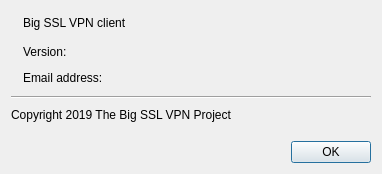
<?xml version="1.0" encoding="UTF-8"?>
<ui version="4.0">
 <class>AppInfo</class>
 <widget class="QDialog" name="AppInfo">
  <property name="windowModality">
   <enum>Qt::ApplicationModal</enum>
  </property>
  <property name="geometry">
   <rect>
    <x>0</x>
    <y>0</y>
    <width>422</width>
    <height>221</height>
   </rect>
  </property>
  <property name="windowTitle">
   <string>About</string>
  </property>
  <property name="windowIcon">
   <iconset>
    <normaloff>:/images/logo.png</normaloff>:/images/logo.png</iconset>
  </property>
  <property name="modal">
   <bool>true</bool>
  </property>
  <layout class="QVBoxLayout" name="verticalLayout_2">
   <property name="sizeConstraint">
    <enum>QLayout::SetFixedSize</enum>
   </property>
   <item>
    <spacer name="verticalSpacer_3">
     <property name="orientation">
      <enum>Qt::Vertical</enum>
     </property>
     <property name="sizeType">
      <enum>QSizePolicy::Fixed</enum>
     </property>
     <property name="sizeHint" stdset="0">
      <size>
       <width>20</width>
       <height>0</height>
      </size>
     </property>
    </spacer>
   </item>
   <item>
    <layout class="QHBoxLayout" name="horizontalLayout">
     <property name="spacing">
      <number>0</number>
     </property>
     <item>
      <widget class="QLabel" name="label_4">
       <property name="text">
        <string/>
       </property>
       <property name="pixmap">
        <pixmap resource="vpn_client.qrc">:/images/vpn_logo.png</pixmap>
       </property>
      </widget>
     </item>
     <item>
      <spacer name="horizontalSpacer">
       <property name="orientation">
        <enum>Qt::Horizontal</enum>
       </property>
       <property name="sizeType">
        <enum>QSizePolicy::Fixed</enum>
       </property>
       <property name="sizeHint" stdset="0">
        <size>
         <width>5</width>
         <height>20</height>
        </size>
       </property>
      </spacer>
     </item>
     <item>
      <layout class="QVBoxLayout" name="verticalLayout">
       <property name="spacing">
        <number>9</number>
       </property>
       <item>
        <spacer name="verticalSpacer_5">
         <property name="orientation">
          <enum>Qt::Vertical</enum>
         </property>
         <property name="sizeHint" stdset="0">
          <size>
           <width>20</width>
           <height>2</height>
          </size>
         </property>
        </spacer>
       </item>
       <item>
        <widget class="QLabel" name="lblName">
         <property name="sizePolicy">
          <sizepolicy hsizetype="Expanding" vsizetype="Preferred">
           <horstretch>0</horstretch>
           <verstretch>0</verstretch>
          </sizepolicy>
         </property>
         <property name="minimumSize">
          <size>
           <width>0</width>
           <height>20</height>
          </size>
         </property>
         <property name="text">
          <string>Big SSL VPN client</string>
         </property>
         <property name="wordWrap">
          <bool>true</bool>
         </property>
        </widget>
       </item>
       <item>
        <layout class="QGridLayout" name="gridLayout">
         <property name="topMargin">
          <number>0</number>
         </property>
         <property name="horizontalSpacing">
          <number>3</number>
         </property>
         <property name="verticalSpacing">
          <number>6</number>
         </property>
         <item row="0" column="0">
          <widget class="QLabel" name="label_1">
           <property name="text">
            <string>Version:</string>
           </property>
          </widget>
         </item>
         <item row="1" column="0">
          <widget class="QLabel" name="label_2">
           <property name="text">
            <string>Email address:</string>
           </property>
          </widget>
         </item>
         <item row="1" column="1">
          <spacer name="horizontalSpacer_4">
           <property name="orientation">
            <enum>Qt::Horizontal</enum>
           </property>
           <property name="sizeType">
            <enum>QSizePolicy::Fixed</enum>
           </property>
           <property name="sizeHint" stdset="0">
            <size>
             <width>5</width>
             <height>20</height>
            </size>
           </property>
          </spacer>
         </item>
         <item row="0" column="2">
          <widget class="QLabel" name="lblVersion">
           <property name="sizePolicy">
            <sizepolicy hsizetype="Expanding" vsizetype="Preferred">
             <horstretch>0</horstretch>
             <verstretch>0</verstretch>
            </sizepolicy>
           </property>
           <property name="minimumSize">
            <size>
             <width>0</width>
             <height>20</height>
            </size>
           </property>
           <property name="cursor">
            <cursorShape>ArrowCursor</cursorShape>
           </property>
           <property name="styleSheet">
            <string notr="true"/>
           </property>
           <property name="text">
            <string/>
           </property>
           <property name="wordWrap">
            <bool>true</bool>
           </property>
          </widget>
         </item>
         <item row="1" column="2">
          <widget class="QLabel" name="lblEmail">
           <property name="sizePolicy">
            <sizepolicy hsizetype="Expanding" vsizetype="Preferred">
             <horstretch>0</horstretch>
             <verstretch>0</verstretch>
            </sizepolicy>
           </property>
           <property name="minimumSize">
            <size>
             <width>0</width>
             <height>20</height>
            </size>
           </property>
           <property name="font">
            <font>
             <underline>false</underline>
            </font>
           </property>
           <property name="cursor">
            <cursorShape>ArrowCursor</cursorShape>
           </property>
           <property name="text">
            <string/>
           </property>
           <property name="wordWrap">
            <bool>true</bool>
           </property>
           <property name="openExternalLinks">
            <bool>true</bool>
           </property>
          </widget>
         </item>
         <item row="0" column="1">
          <spacer name="horizontalSpacer_3">
           <property name="orientation">
            <enum>Qt::Horizontal</enum>
           </property>
           <property name="sizeType">
            <enum>QSizePolicy::Fixed</enum>
           </property>
           <property name="sizeHint" stdset="0">
            <size>
             <width>5</width>
             <height>20</height>
            </size>
           </property>
          </spacer>
         </item>
        </layout>
       </item>
       <item>
        <spacer name="verticalSpacer_4">
         <property name="orientation">
          <enum>Qt::Vertical</enum>
         </property>
         <property name="sizeHint" stdset="0">
          <size>
           <width>20</width>
           <height>2</height>
          </size>
         </property>
        </spacer>
       </item>
      </layout>
     </item>
    </layout>
   </item>
   <item>
    <widget class="Line" name="line">
     <property name="orientation">
      <enum>Qt::Horizontal</enum>
     </property>
    </widget>
   </item>
   <item>
    <widget class="QLabel" name="lblCorp">
     <property name="minimumSize">
      <size>
       <width>360</width>
       <height>20</height>
      </size>
     </property>
     <property name="text">
      <string>Copyright 2019 The Big SSL VPN Project</string>
     </property>
     <property name="wordWrap">
      <bool>true</bool>
     </property>
    </widget>
   </item>
   <item>
    <spacer name="verticalSpacer">
     <property name="orientation">
      <enum>Qt::Vertical</enum>
     </property>
     <property name="sizeType">
      <enum>QSizePolicy::Fixed</enum>
     </property>
     <property name="sizeHint" stdset="0">
      <size>
       <width>20</width>
       <height>10</height>
      </size>
     </property>
    </spacer>
   </item>
   <item>
    <widget class="QDialogButtonBox" name="buttonBox">
     <property name="standardButtons">
      <set>QDialogButtonBox::Ok</set>
     </property>
    </widget>
   </item>
  </layout>
 </widget>
 <resources>
  <include location="vpn_client.qrc"/>
 </resources>
 <connections>
  <connection>
   <sender>buttonBox</sender>
   <signal>accepted()</signal>
   <receiver>AppInfo</receiver>
   <slot>accept()</slot>
   <hints>
    <hint type="sourcelabel">
     <x>193</x>
     <y>191</y>
    </hint>
    <hint type="destinationlabel">
     <x>193</x>
     <y>105</y>
    </hint>
   </hints>
  </connection>
 </connections>
</ui>
